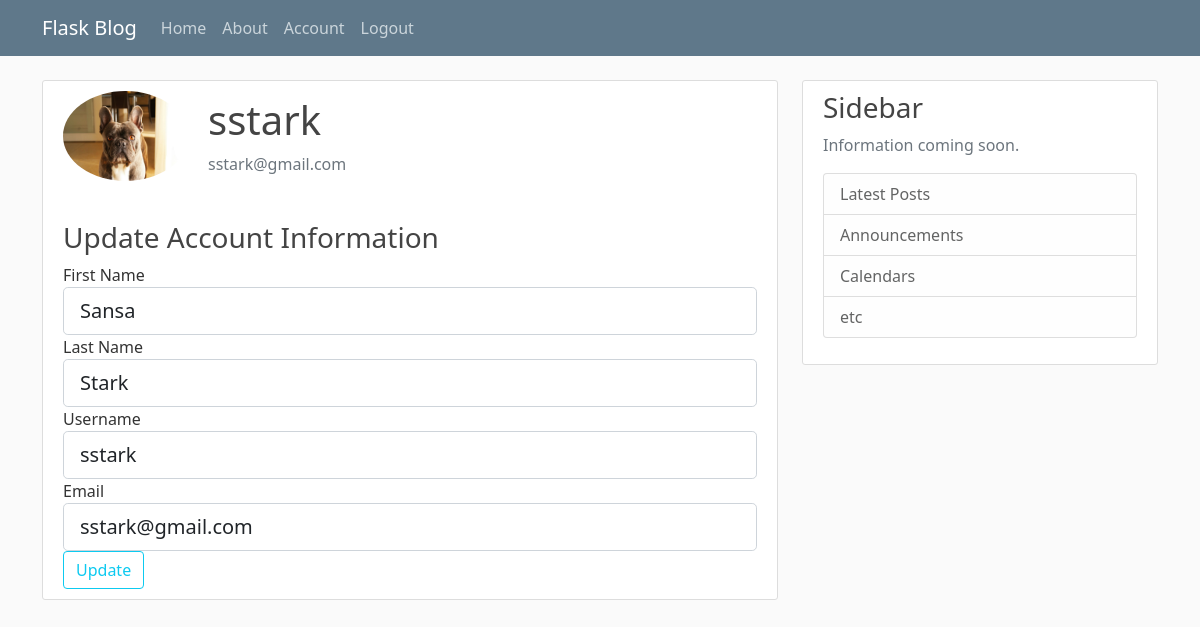
Page /account (signed in) on the earlier database version.
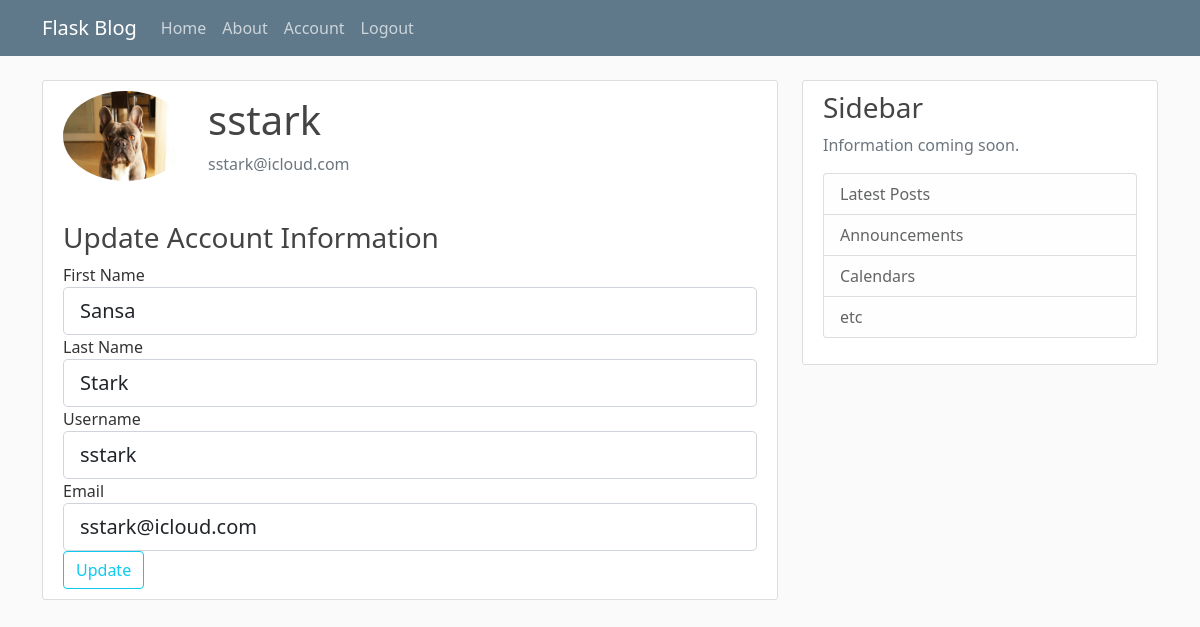
Same page on the later database version.
### app.py (models this page shows, shortened)
class User(db.Model):
    id = db.Column(db.Integer, primary_key=True)
    firstName = db.Column(db.String(40), unique=False, nullable=False)
    lastName = db.Column(db.String(40), unique=False, nullable=False)
    username = db.Column(db.String(15), unique=True, nullable=False)
    email = db.Column(db.String(100), unique=True, nullable=False)
    image_file = db.Column(db.String(20), nullable=False, default='default.jpg')
    password = db.Column(db.String(60), nullable=False)
    posts = db.relationship('Post', backref='author', lazy=True)

### app.py (the view)
@app.route('/account', methods=['GET', 'POST'])
@login_required
def account():
    form = UpdateAccountForm()
    if form.validate_on_submit():
        current_user.firstName = form.firstName.data
        current_user.lastName = form.lastName.data
        current_user.username = form.username.data
        current_user.email = form.email.data
        db.session.commit()
        flash('Your account has been updated!', 'success')
        return redirect(url_for('account'))
    elif request.method == 'GET':
        form.firstName.data = current_user.firstName
        form.lastName.data = current_user.lastName
        form.username.data = current_user.username
        form.email.data = current_user.email
    image_file = url_for('static', filename='profile_pics/' + current_user.image_file)
    return render_template('account.html', title='Account', image_file=image_file, form=form)

### forms.py
class UpdateAccountForm(FlaskForm):
    firstName = StringField('First Name', validators=[InputRequired()])
    lastName = StringField('Last Name', validators=[InputRequired()])
    username = StringField('Username', validators=[InputRequired(), Length(min=2, max=15)])
    email = StringField('Email', validators=[InputRequired(), Email()])
    submit = SubmitField('Update')

### app.py (called while the page is built)
@login_manager.user_loader
def load_user(user_id):
    return User.query.get(int(user_id))

### templates/account.html (shortened to what this page needs)
{% extends 'layout.html' %}
{% block content %}
    <div class="content-section">
        <div class="media" style="display: flex; align-items: center;">
            <img class="rounded-circle account-img" src="{{ image_file }}" style="height: 90px;">
            <div class="media-body ml-3">
                <h2 class="account-heading">{{ current_user.username }}</h2>
                <p class="text-secondary">{{ current_user.email }}</p>
            </div>
        </div>
        <h3 class="mt-4">Update Account Information</h3>
        <form method="POST" action="{{ url_for('update_account') }}" enctype="multipart/form-data">
            <div class="form-group">
                {{ form.firstName.label(class="form-control-label") }}
                {{ form.firstName(class="form-control form-control-lg") }}
            </div>
            <div class="form-group">
                {{ form.lastName.label(class="form-control-label") }}
                {{ form.lastName(class="form-control form-control-lg") }}
            </div>
            <div class="form-group">
                {{ form.username.label(class="form-control-label") }}
                {{ form.username(class="form-control form-control-lg") }}
            </div>
            <div class="form-group">
                {{ form.email.label(class="form-control-label") }}
                {{ form.email(class="form-control form-control-lg") }}
            </div>
            <div class="form-group">
                {{ form.submit(class="btn btn-outline-info") }}
            </div>
        </form>
    </div>
  {% endblock content %}

### templates/layout.html (shortened to what this page needs)
<!DOCTYPE html>
<html lang="en">
<head>
    <link href="https://cdn.jsdelivr.net/npm/bootstrap@5.0.2/dist/css/bootstrap.min.css" rel="stylesheet"
>
    <link rel="stylesheet" type="text/css" href="{{ url_for('static', filename='main.css') }}">
</head>
<body>
    <header class="site-header">
        <nav class="navbar navbar-expand-md navbar-dark bg-steel fixed-top">
            <div class="container">
                <a class="navbar-brand mr-4" href="/">Flask Blog</a>
                <div class="collapse navbar-collapse" id="navbarToggle">
                    <div class="navbar-nav mr-auto">
                        <a class="nav-item nav-link" href="{{ url_for('home') }}">Home</a>
                        <a class="nav-item nav-link" href="{{ url_for('about') }}">About</a>
                    </div>
                    <div class="navbar-nav">
                        {% if current_user.is_authenticated %}
                            <a class="nav-item nav-link" href="{{ url_for('account') }}">Account</a>
                            <a class="nav-item nav-link" href="{{ url_for('logout') }}">Logout</a>
                        {% else %}
                            <a class="nav-item nav-link" href="{{ url_for('login') }}">Login</a>
                            <a class="nav-item nav-link" href="{{ url_for('register') }}">Register</a>
                        {% endif %}
                    </div>
                </div>
            </div>
        </nav>
    </header>
    <main role="main" class="container">
        <div class="row">
            <div class="col-md-8">
                {% block content %}{% endblock %}
            </div>
            <div class="col-md-4">
                <div class="content-section">
                    <h3>Sidebar</h3>
                    <p class='text-muted'>Information coming soon.
                    <ul class="list-group">
                        <li class="list-group-item list-group-item-light">Latest Posts</li>
                        <li class="list-group-item list-group-item-light">Announcements</li>
                        <li class="list-group-item list-group-item-light">Calendars</li>
                        <li class="list-group-item list-group-item-light">etc</li>
                    </ul>
                    </p>
                </div>
            </div>
        </div>
    </main>
</body>
</html>

### static/main.css (style rules this page uses)
body { background: #fafafa; color: #333333; margin-top: 5rem; }
h1, h2, h3, h4, h5, h6 { color: #444444; }
.bg-steel { background-color: #5f788a; }
.site-header .navbar-nav .nav-link { color: #cbd5db; }
.content-section { background: #ffffff; padding: 10px 20px; border: 1px solid #dddddd; border-radius: 3px; margin-bottom: 20px; }
.account-img { height: 125px; width: 125px; margin-right: 20px; margin-bottom: 16px; }
.account-heading { font-size: 2.5rem; }

Differences in the rows shown:
changed User "sstark": email "sstark@gmail.com" → "sstark@icloud.com"
